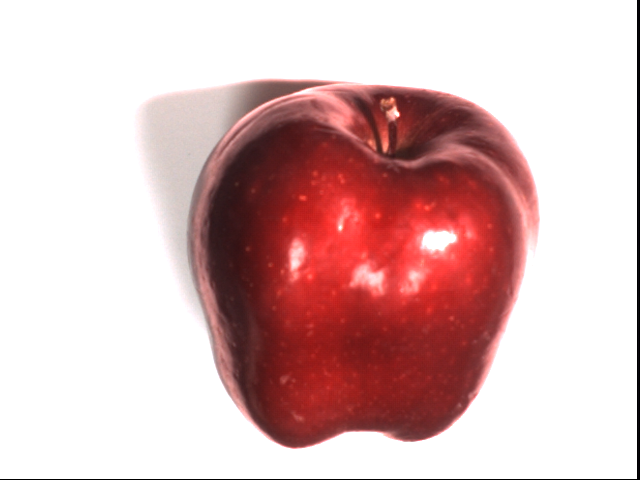
%> input picture clase5/fruit005.bmp, 640 x 480 px
$ octave codigo.m   (GNU Octave 9; MATLAB toolbox functions it lacks are replaced by stand-ins)
%> lines starting %> are read from the running program, lines starting %| are printed output that depends on the picture; in (x1, y1, x2, y2) boxes, pixels count from 0 and x2, y2 are one past the last pixel; in counts of white or black regions, pixels touching at a corner belong together; the program's own positions count from 1
clear all;
close all;


im = imread('fruit005.bmp');
%> im is the input picture: size 480x640x3 uint8; mean R, G, B 218.7, 185.1, 184.8
img = imresize(im, [480,NaN]);
img = rgb2gray(img);
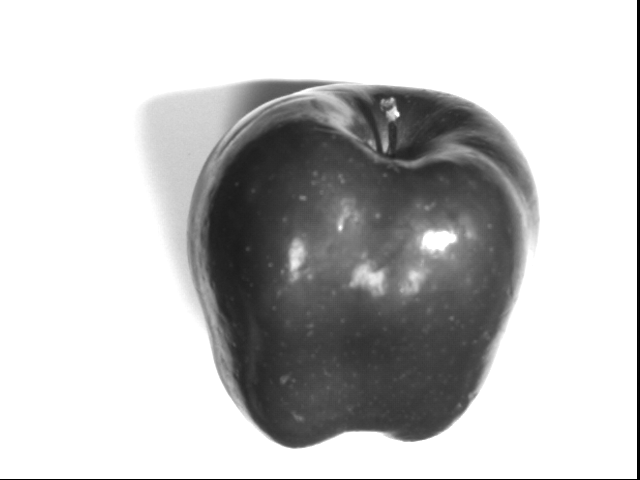
%> img: size 480x640 uint8; min 0, max 255, mean 195.1
[u,v,ch] = size(img);
%> u = 480; v = 640; ch = 1

figure(1)
imhist(img);
title('Histograma');
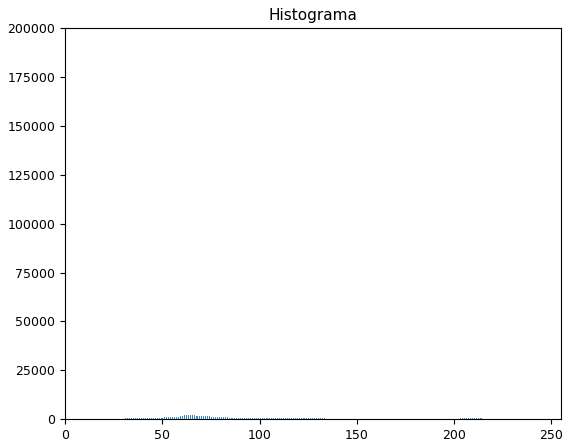
%> figure redrawn from the program's plot data; highest point at x = 255, y = 188913

figure(2)

imshow(img);
title('Imagen Resize');


lv=1;
th = multithresh(img, lv);
%> th = 164
imSeg = imquantize(img, th);
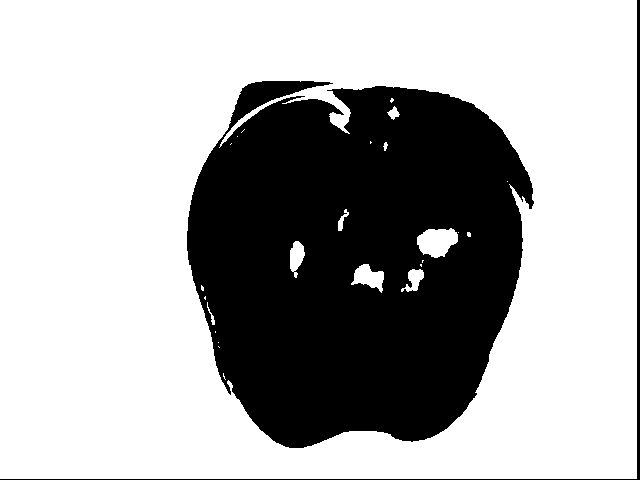
%> imSeg: size 480x640 double; values 1 (black) and 2 (white), 67.6% white; 2 black regions, box (x1, y1, x2, y2) and area: (187, 81, 534, 448) 97443, (0, 0, 640, 480) 2077

figure(3)
imshow(imSeg,[]);
title('Umbralizacion final');

figure(4)
imhist(imSeg);
title('Histograma de la segmentada');
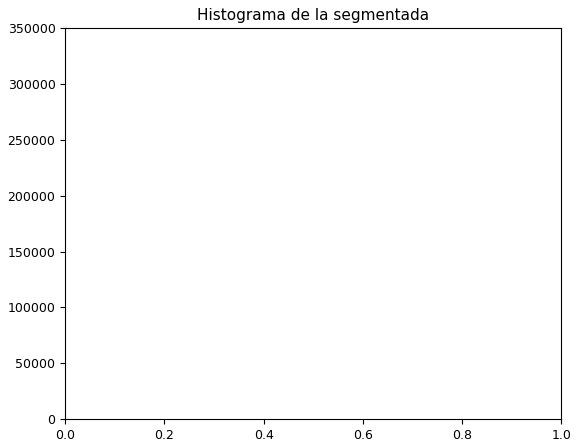
%> figure redrawn from the program's plot data; highest point at x = 1, y = 307200

%Busqueda del objeto de inter閟
iMask = zeros(u,v);
iMask(imSeg<=lv) = 1;

figure(5)
imshow(iMask);
title('Mascara');

figure(6)
imshow(iMask);
title('Imagen binaria');

p = bwareaopen(iMask, 4000);
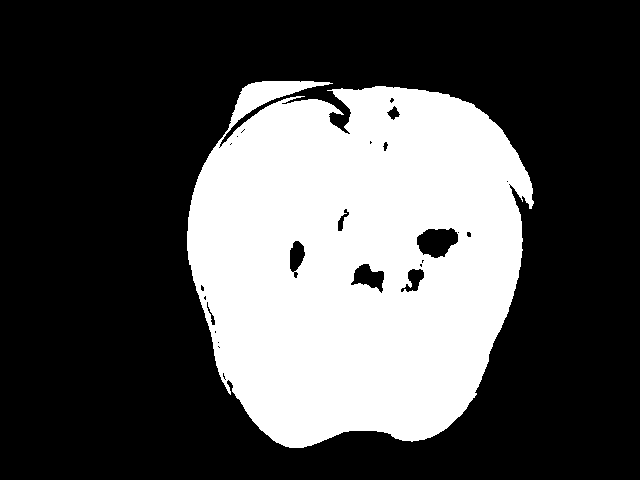
%> p: size 480x640 logical; 31.7% white; 1 white region
figure(7)
imshow(p)
title('Extraccion con bwareaopen Mascara de la pieza')

a = regionprops(p);
%> a = 1 region; box (x1, y1, x2, y2), Area and Centroid: (187, 81, 534, 448) 97443 [356.3 259.4]

figure(8)
imshow(im)
title('Imagen original');
hold on;
rectangle('Position', a.BoundingBox, 'EdgeColor','r','LineWidth',3);
plot(ceil(a.Centroid(1)),ceil(a.Centroid(2)), 'r*');
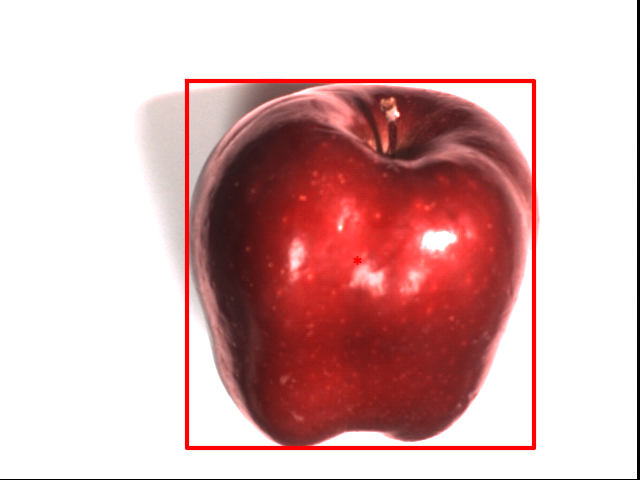
%> figure redrawn from the program's plot data; its title reads 'Imagen original'
